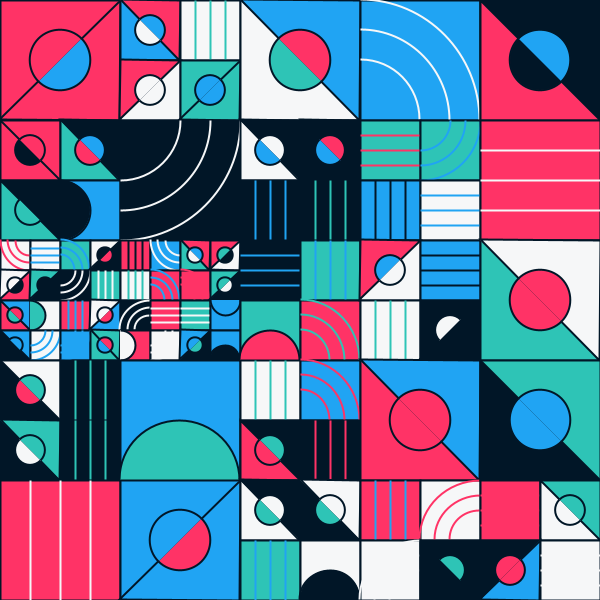
Frame 1 (no input)
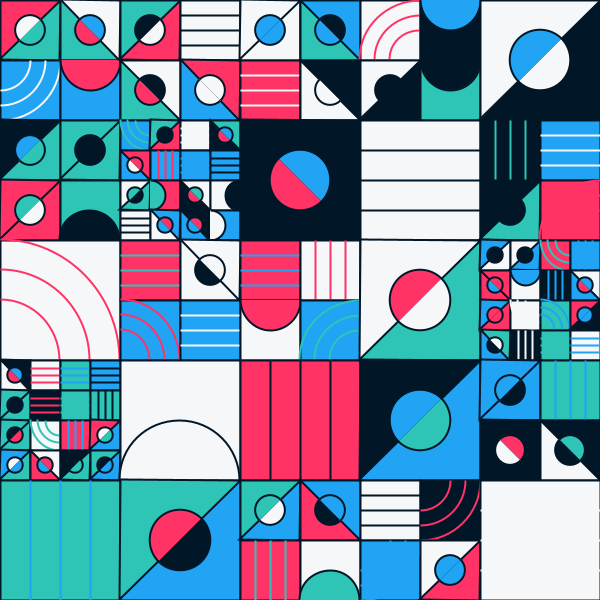
Frame 2 (the mouse pressed at the canvas centre, redrawn once)

The Processing sketch that drew these frames (run headless with seeded random() and noise(); the mouse was pressed at the canvas centre and the sketch redrawn once):

// Processing sketch: barbara
// ── barbara.pde
color[] palette = {#011627, #ff3366, #2ec4b6, #f6f7f8, #20a4f3};

void setup() {
  size(600, 600);
  pixelDensity(2);
  noLoop();
  // noStroke();
  stroke(#011627);
  strokeWeight(2);
  strokeCap(SQUARE);
}

void draw() {
  int size = width / 5;
  int halfSize = size / 2;
  int quartSize = halfSize/2;

  for (int x = 0; x < width; x += size) {
    for (int y = 0; y < height; y += size) {
      if (random(1) < 0.5) {
        if (random(1) < 0.2) {
          // Double divide
          // Top left
          makeTile(x, y, quartSize);
          makeTile(x + quartSize, y, quartSize);
          makeTile(x, y + quartSize, quartSize);
          makeTile(x + quartSize, y + quartSize, quartSize);

          // Top right
          makeTile(x + halfSize, y, quartSize);
          makeTile(x + halfSize + quartSize, y, quartSize);
          makeTile(x + halfSize, y + quartSize, quartSize);
          makeTile(x + halfSize + quartSize, y + quartSize, quartSize);

          // Bottom left
          makeTile(x, y + halfSize, quartSize);
          makeTile(x + quartSize, y + halfSize, quartSize);
          makeTile(x, y + halfSize + quartSize, quartSize);
          makeTile(x + quartSize, y + halfSize + quartSize, quartSize);

          // Bottom right
          makeTile(x + halfSize, y + halfSize, quartSize);
          makeTile(x + halfSize + quartSize, y + halfSize, quartSize);
          makeTile(x + halfSize, y + halfSize + quartSize, quartSize);
          makeTile(x + halfSize + quartSize, y + halfSize + quartSize, quartSize);
        } else {
          // Make four small tiles
          makeTile(x, y, halfSize);
          makeTile(x + halfSize, y, halfSize);
          makeTile(x, y + halfSize, halfSize);
          makeTile(x + halfSize, y + halfSize, halfSize);
        }
      } else {
        // Make big tile
        makeTile(x, y, size);
      }
    }
  }
}

void makeTile(int x, int y, int tileSize) {
  int halfSize = tileSize / 2;
  fill(randomColor(palette));
  rect(x, y, tileSize, tileSize);

  push();
  translate(x + halfSize, y + halfSize);
  float[] rotations = { 0, PI/2, PI, 3 * PI/2 };
  rotate(rotations[int(random(rotations.length))]);

  // Draw a random shape
  float noiseValue = noise(x, y);
  if (noiseValue < 0.25) {
    drawShape("circle-half", tileSize);
  } else if (noiseValue >= 0.25 && noiseValue < 0.35) {
    drawShape("rings", tileSize);
  } else if (noiseValue >= 0.45 && noiseValue < 0.7) {
    drawShape("circle-slash", tileSize);
  } else {
    drawShape("lines", tileSize);
  }
  pop();
}

void keyPressed() {
  if (key == 's' || key == 'S') {
    save("tilegrid.png");
    println("Saving image");
  }
  if (key == ENTER) {
    redraw();
  }
}

color randomColor(color[] inputArray) {
  int length = inputArray.length;
  return inputArray[int(random(length))];
}

void drawShape(String shape, int tileSize) {
  int halfSize = tileSize / 2;
  switch(shape) {
  case "circle-half":
    fill(randomColor(palette));
    arc(-halfSize, 0, tileSize, tileSize, -PI/2, PI/2);
    break;

  case "circle-slash":
    // Draw circle thing
    fill(randomColor(palette));
    triangle(-halfSize, -halfSize, halfSize, halfSize, -halfSize, halfSize);
    fill(randomColor(palette));
    arc(0, 0, halfSize, halfSize, PI/4, 5*PI/4);
    rotate(PI);
    fill(randomColor(palette));
    arc(0, 0, halfSize, halfSize, PI/4, 5*PI/4);
    break;

  case "rings":
    // Draw rings
    noFill();
    stroke(randomColor(palette));
    arc(-halfSize, -halfSize, tileSize, tileSize, 0, PI/2);
    arc(-halfSize, -halfSize, tileSize * 1.5, tileSize * 1.5, 0, PI/2);
    arc(-halfSize, -halfSize, tileSize * 2, tileSize * 2, 0, PI/2);
    break;

  case "lines":
    noFill();
    stroke(randomColor(palette));
    line(0, -halfSize, 0, halfSize);
    line(0 - halfSize/2, -halfSize, 0 - halfSize / 2, halfSize);
    line(halfSize/2, -halfSize, halfSize / 2, halfSize);
    break;

  case "diamond":
    fill(randomColor(palette));
    quad(0, -halfSize /2, halfSize / 2, 0, 0, halfSize /2, -halfSize /2, 0);
    break;

  case "triangle":
    fill(randomColor(palette));
    triangle(-halfSize, -halfSize, halfSize, -halfSize, 0, 0);
    break;

  case "triangle-slash":
    fill(randomColor(palette));
    triangle(-halfSize, -halfSize, halfSize, halfSize, -halfSize, halfSize);
    break;

  default:
    // Draw ellipse
    fill(randomColor(palette));
    ellipse(0, 0, halfSize, halfSize);
  }
}
